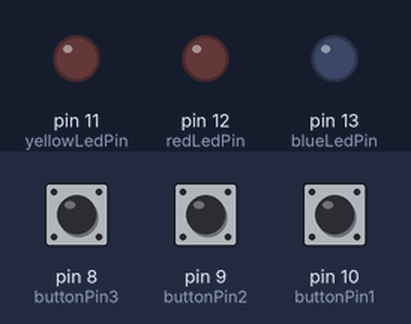
A sketch run on a simulated Arduino Uno, built with avr-gcc and run on an emulated ATmega328P. Parts: output pins drawn as LEDs (lit = HIGH). Dashed ring = blinking. The test bench sets the inputs (shaded band); at power-on: pin 8 (buttonPin3) LOW, pin 9 (buttonPin2) LOW, pin 10 (buttonPin1) LOW.

Above: at 1.2 s.
1.3 s: pin 8 (buttonPin3) pulled HIGH for 0.15 s
At 3.1 s:
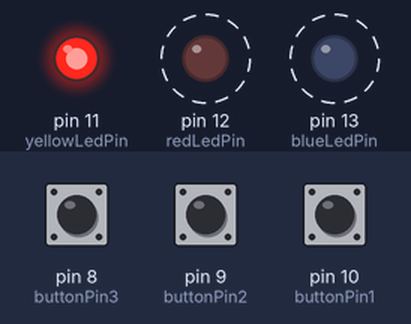
4.4 s: pin 9 (buttonPin2) pulled HIGH for 0.15 s
At 5.3 s:
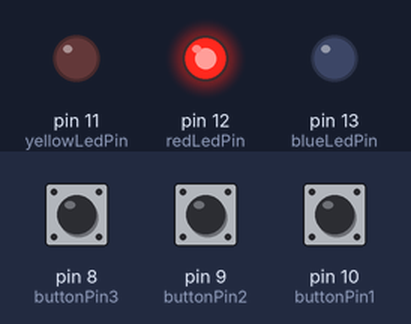
7.4 s: pin 8 (buttonPin3) pulled HIGH for 1 s
At 7.8 s:
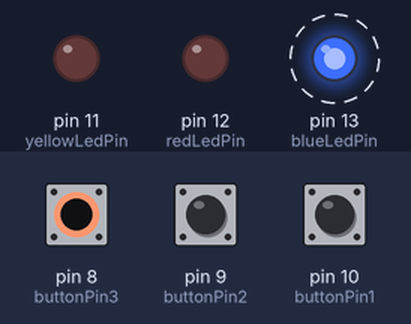
11.4 s: pin 8 (buttonPin3) pulled HIGH for 3.2 s
At 12.2 s:
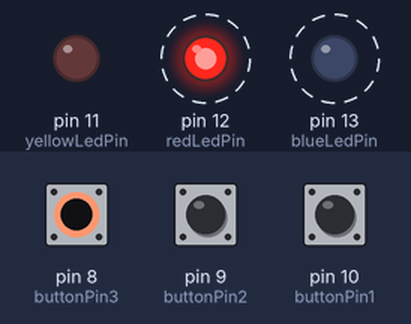
Timing chart, 0 to 15.9 s (numbered marks = the images above; inputs shaded):
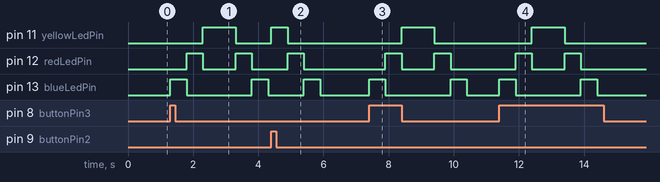

Measured:
- after the input at 1.3 s, pin 11 (yellowLedPin): LOW → HIGH after 1.0 s, → LOW 1.0 s later; pin 12 (redLedPin): alternates HIGH for 0.50 s and LOW for 1.0 s, starting after 0.50 s; pin 13 (blueLedPin): alternates HIGH for 0.50 s and LOW for 2.0 s, starting at once
- after the input at 4.4 s, pin 11 (yellowLedPin): LOW → HIGH at once, → LOW 0.50 s later; pin 12 (redLedPin): LOW → HIGH after 0.50 s, → LOW 0.50 s later; pin 13 (blueLedPin): LOW → HIGH after 1.0 s, → LOW 0.50 s later
- after the input at 7.4 s, pin 11 (yellowLedPin): LOW → HIGH after 1.0 s, → LOW 1.0 s later; pin 12 (redLedPin): alternates HIGH for 0.50 s and LOW for 1.0 s, starting after 0.50 s; pin 13 (blueLedPin): alternates HIGH for 0.50 s and LOW for 2.0 s, starting at once
- after the input at 11.4 s, pin 11 (yellowLedPin): LOW → HIGH after 1.0 s, → LOW 1.0 s later; pin 12 (redLedPin): alternates HIGH for 0.50 s and LOW for 1.0 s, 4 changes in all, then stays LOW, starting after 0.50 s; pin 13 (blueLedPin): alternates HIGH for 0.50 s and LOW for 2.0 s, starting at once

The sketch:

sketch.ino
```cpp
const int buttonPin1 = 10;
const int buttonPin2 = 9;
const int buttonPin3 = 8;
const int blueLedPin = 13;
const int redLedPin = 12;
const int yellowLedPin = 11;

bool button1Pressed = false;
bool button2Pressed = false;
bool button3Pressed = false;

void setup() {
  pinMode(buttonPin1, INPUT);
  pinMode(buttonPin2, INPUT);
  pinMode(buttonPin3, INPUT);
  pinMode(blueLedPin, OUTPUT);
  pinMode(redLedPin, OUTPUT);
  pinMode(yellowLedPin, OUTPUT);
}

void loop() {
  if(digitalRead(buttonPin1) == HIGH && !button1Pressed) {
    button1Pressed = true;
    ledSequence(blueLedPin, redLedPin, yellowLedPin);
  }
  else if (digitalRead(buttonPin2) == HIGH && !button2Pressed) {
    button2Pressed = true;
    ledSequence(yellowLedPin, redLedPin, blueLedPin);
  }
  else if (digitalRead(buttonPin3) == HIGH && !button3Pressed) {
    button3Pressed = true;
    ledSequence(blueLedPin, redLedPin, yellowLedPin);
    ledSequence(yellowLedPin, redLedPin, blueLedPin);
  }
  else {
    digitalWrite(blueLedPin, LOW);
    digitalWrite(redLedPin, LOW);
    digitalWrite(yellowLedPin, LOW);
  }

  resetFlags();
}

void ledSequence(int led1, int led2, int led3) {
  digitalWrite(led1, HIGH);
  delay(500);
  digitalWrite(led1, LOW);
  digitalWrite(led2, HIGH);
  delay(500);
  digitalWrite(led2, LOW);
  digitalWrite(led3, HIGH);
  delay(500);
  digitalWrite(led3, LOW);
}

void resetFlags() {
if (digitalRead(buttonPin1) == LOW) button1Pressed = false;
if (digitalRead(buttonPin2) == LOW) button2Pressed = false;
if (digitalRead(buttonPin3) == LOW) button3Pressed = false;

}
```
